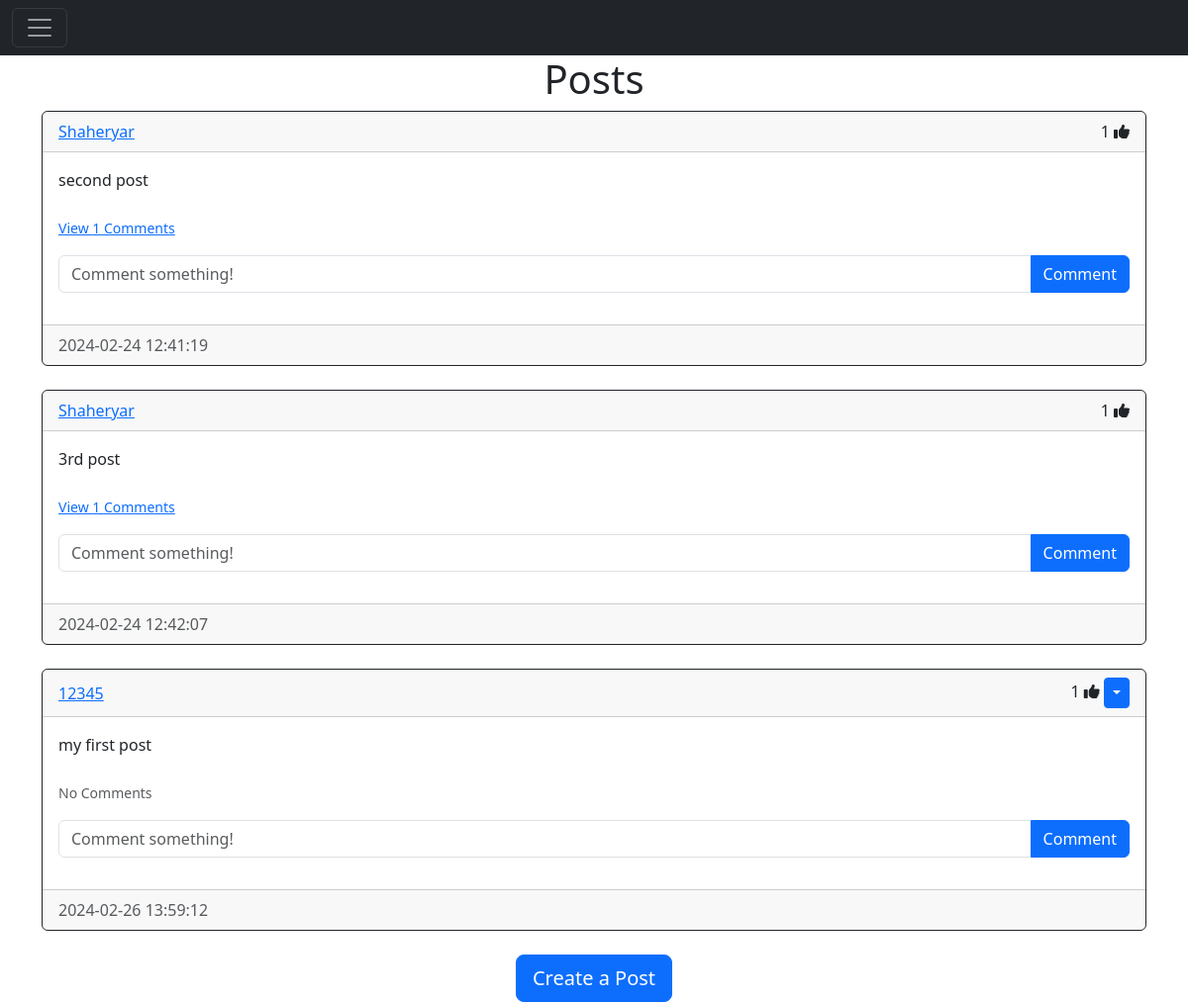
Page /home (signed in) on the committed database.
### website/models.py (models this page shows)
class Post(db.Model):
    id = db.Column(db.Integer, primary_key=True)
    text = db.Column(db.String, nullable=False)
    date_created = db.Column(db.DateTime, default=func.now())
    author = db.Column(db.Integer, db.ForeignKey(
        'user.id', ondelete="CASCADE"), nullable=False)
    comments = db.relationship('Comment', backref='post', passive_deletes=True)
    likes = db.relationship('Like', backref='post', passive_deletes=True)

class User(db.Model, UserMixin):
    id = db.Column(db.Integer, primary_key=True)
    email = db.Column(db.String(150), unique=True)
    username = db.Column(db.String(150), unique=True)
    password = db.Column(db.String(150))
    date_created = db.Column(db.DateTime, default=func.now())
    posts = db.relationship('Post', backref='user', passive_deletes=True)
    comments = db.relationship('Comment', backref='user', passive_deletes=True)
    likes = db.relationship('Like', backref='user', passive_deletes=True)

### website/views.py (the view)
@views.route("/")
@views.route("/home")
@login_required
def home():
    posts = Post.query.all()
    return render_template("home.html", user=current_user, posts=posts)

### website/__init__.py (called while the page is built)
def create_app():
    app = Flask(__name__)
    app.config["SECRET_KEY"] = "MY_KEY"
    app.config['SQLALCHEMY_DATABASE_URI'] = f'sqlite:///{DB_NAME}'
    db.init_app(app)
    from .views import views
    from .auth import auth
    app.register_blueprint(views, url_prefix="/")
    app.register_blueprint(auth, url_prefix="/auth")
    from .models import User,Post
    create_database(app)
    print("Here")
    login_manager = LoginManager()
    login_manager.login_view = "auth.signin"
    login_manager.init_app(app)
    @login_manager.user_loader
    def load_user(id):
        return User.query.get(int(id))
    return app

### website/templates/home.html
{% extends "post_div.html" %} {% block title %}Home{% endblock %}

### website/templates/post_div.html (shortened to what this page needs)
{% extends "base.html" %} {% block title %}Home{% endblock %} {% block content
  %}
  <h1 align="center">{% block header %}Posts{% endblock %}</h1>
  <div id="posts">
    {% for post in posts %}
    <div class="card border-dark">
      <div class="card-header d-flex justify-content-between align-items-center">
        <a href="/posts/{{post.user.username}}">{{post.user.username}}</a>
        <div>
          <span id="likes-count-{{post.id}}">
          {{ post.likes|length }}</span>
          {% if user.id in post.likes|map(attribute="author")|list %}
          <i
            class="fa-solid fa-thumbs-up"
            id="like-button-{{post.id}}"
            onclick="like({{post.id}})"
          ></i>
          {% else %}
          <i
            class="fa-regular fa-thumbs-up"
            id="like-button-{{post.id}}"
            onclick="like({{post.id}})"
          ></i>
          {% endif %} {% if user.id == post.author %}
          <div class="btn-group">
            <button
              type="button"
              class="btn btn-sm btn-primary dropdown-toggle"
              data-bs-toggle="dropdown"
            ></button>
          </div>
          {% endif %}
        </div>
      </div>
      <div class="card-body">
        <div class="card-text">{{post.text}}</div>
        <br />
        <p class="card-text">
          {% if post.comments|length > 0 %}
          <a data-bs-toggle="collapse" href="#comments-{{post.id}}" role="button">
            <small>View {{post.comments|length}} Comments</small>
          </a>
          {% else %}
          <small class="text-muted">No Comments</small>
          {% endif %}
        </p>
        <form
          class="input-group mb-3"
          method="POST"
          action="/create-comment/{{post.id}}"
        >
          <input
            type="text"
            id="text"
            name="text"
            class="form-control"
            placeholder="Comment something!"
          />
          <button type="submit" class="btn btn-primary">Comment</button>
        </form>
      </div>
      <div class="card-footer text-muted">{{post.date_created}}</div>
    </div>
    <br > {% endfor %}
  </div>
  {% block footer %}
  <div align="center">
    <a href="/create-post"
      ><button type="button" class="btn btn-primary btn-lg">
        Create a Post
      </button></a
    >
  </div>
  {% endblock %} {% endblock %}

### rows in the picture
Post: user.username "Shaheryar", likes|length "1", text "second post", comments|length "1", date_created "2024-02-24 12:41:19"
Post: user.username "Shaheryar", likes|length "1", text "3rd post", comments|length "1", date_created "2024-02-24 12:42:07"
Post: user.username "12345", likes|length "1", text "my first post", shows "No Comments", date_created "2024-02-26 13:59:12"
